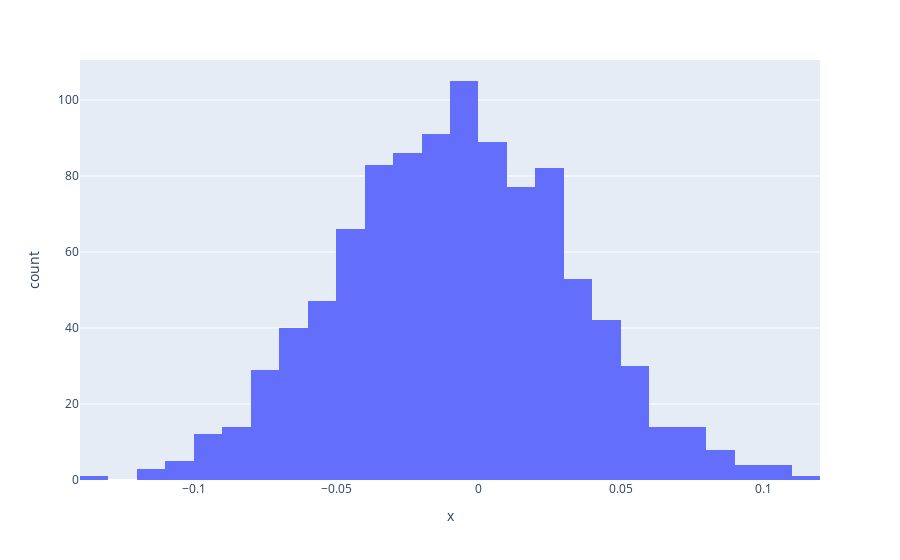

Notebook code cell kept with this figure:
### Code cell
## Bootstrap CI function
from typing import Callable, Iterable

def bootstrap_metric(
        data: pd.DataFrame,
        metric_func: Callable[[pd.DataFrame], float],
        num_reps: int = 100,
        conf_level: float = 0.9) -> Iterable[float]:
    """Create bootstrap samples of the metric generated from `metric_func`"""
    num_records = len(data)
    return np.array([metric_func(data.sample(n=num_records, replace = True)) for _ in range(num_reps)])


metrics = bootstrap_metric(data=exp_null_data_df, metric_func=log_reg_fun, num_reps=1000)
px.histogram(pd.DataFrame({'x': metrics}), x='x')

### Figure 1 — Plotly figure (JSON) as saved in the notebook; plotly's stock layout.template omitted (floating-point values rounded to 4 significant figures; data arrays with more than 128 entries replaced by an {"elided": "..."} marker saying what was removed)
{"data": [{"alignmentgroup": "True", "bingroup": "x", "hovertemplate": "x=%{x}<br>count=%{y}<extra></extra>", "legendgroup": "", "marker": {"color": "#636efa", "pattern": {"shape": ""}}, "name": "", "offsetgroup": "", "orientation": "v", "showlegend": false, "type": "histogram", "x": {"elided": "1000 float values"}, "xaxis": "x", "yaxis": "y"}], "layout": {"barmode": "relative", "legend": {"tracegroupgap": 0}, "margin": {"t": 60}, "xaxis": {"anchor": "y", "domain": [0, 1], "title": {"text": "x"}}, "yaxis": {"anchor": "x", "domain": [0, 1], "title": {"text": "count"}}}}
